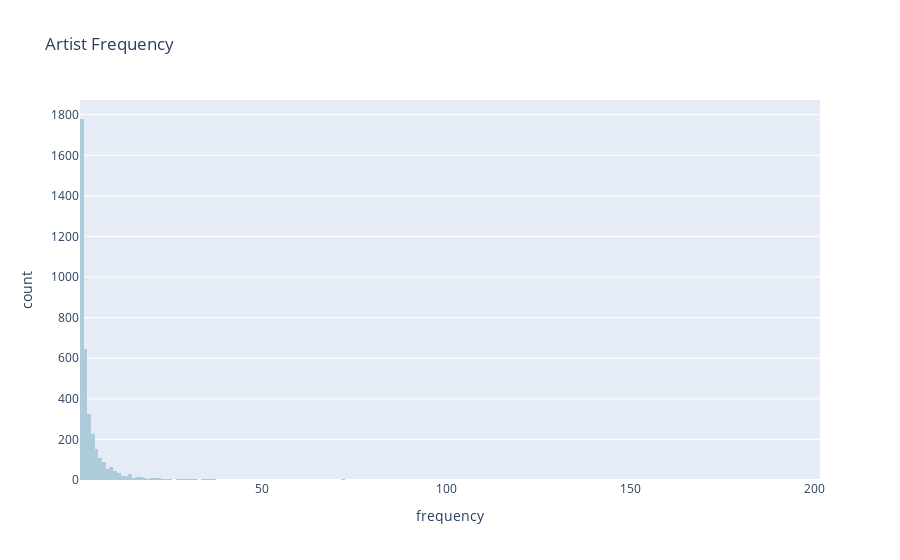

The code cell stored with this chart in its notebook:
### Markdown cell above
### 1. Artists

### Code cell
artist_frequency = data["artist"].value_counts().sort("count").rename({"count": "frequency"})
print(f"Number of artists: {len(set(data['artist'].to_list()))}")

fig = px.histogram(
    artist_frequency, x="frequency", title="Artist Frequency", color_discrete_sequence=COLORS[2:3]
)
fig.show()

### Figure 1 — Plotly figure (JSON) as saved in the notebook; plotly's stock layout.template omitted (floating-point values rounded to 4 significant figures; data arrays with more than 128 entries replaced by an {"elided": "..."} marker saying what was removed)
{"data": [{"bingroup": "x", "hovertemplate": "frequency=%{x}<br>count=%{y}<extra></extra>", "legendgroup": "", "marker": {"color": "#aecbdc", "pattern": {"shape": ""}}, "name": "", "orientation": "v", "showlegend": false, "type": "histogram", "x": {"elided": "3799 int values"}, "xaxis": "x", "yaxis": "y"}], "layout": {"barmode": "relative", "legend": {"tracegroupgap": 0}, "title": {"text": "Artist Frequency"}, "xaxis": {"anchor": "y", "domain": [0, 1], "title": {"text": "frequency"}}, "yaxis": {"anchor": "x", "domain": [0, 1], "title": {"text": "count"}}}}
